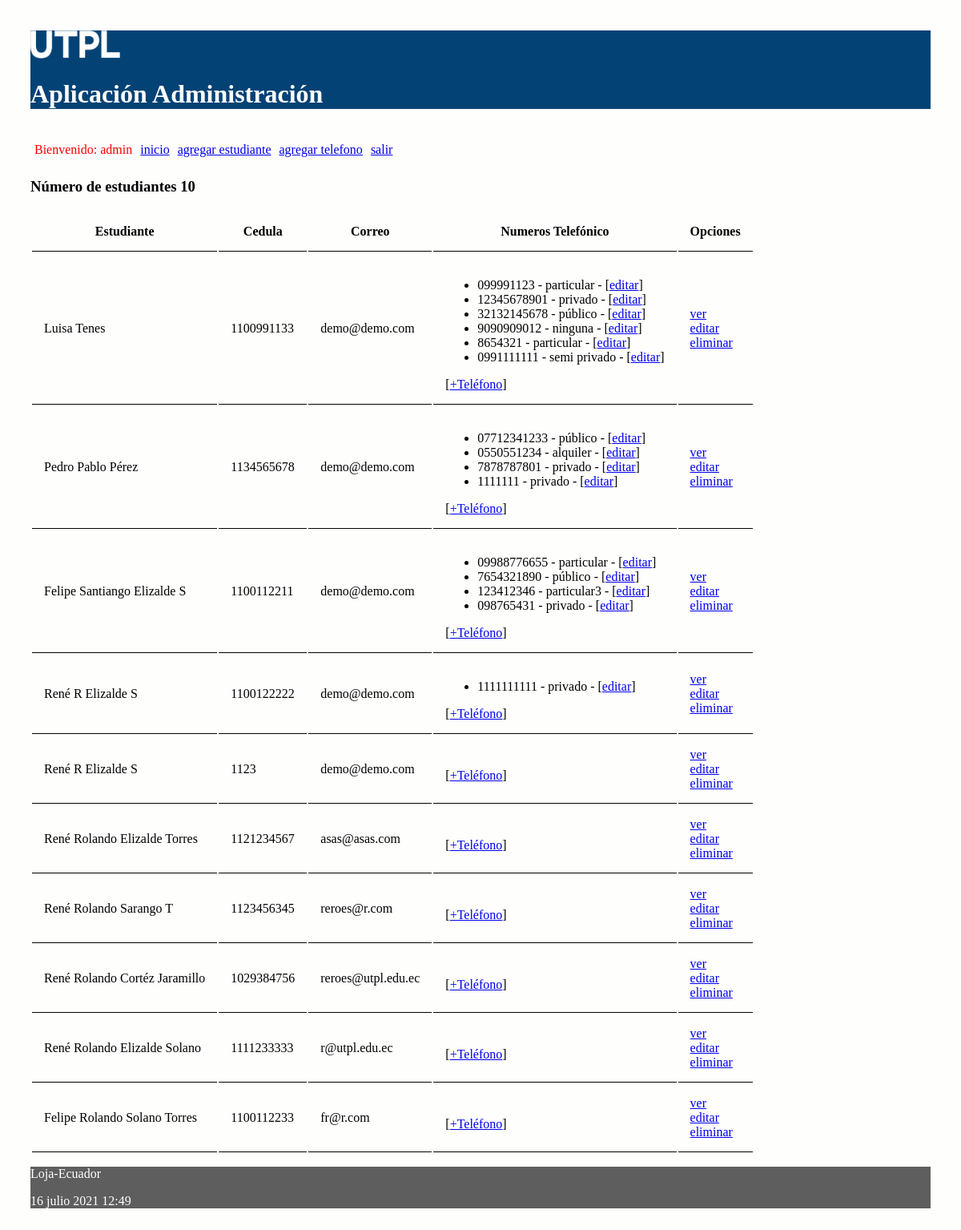
The app's page / (signed in), older data.
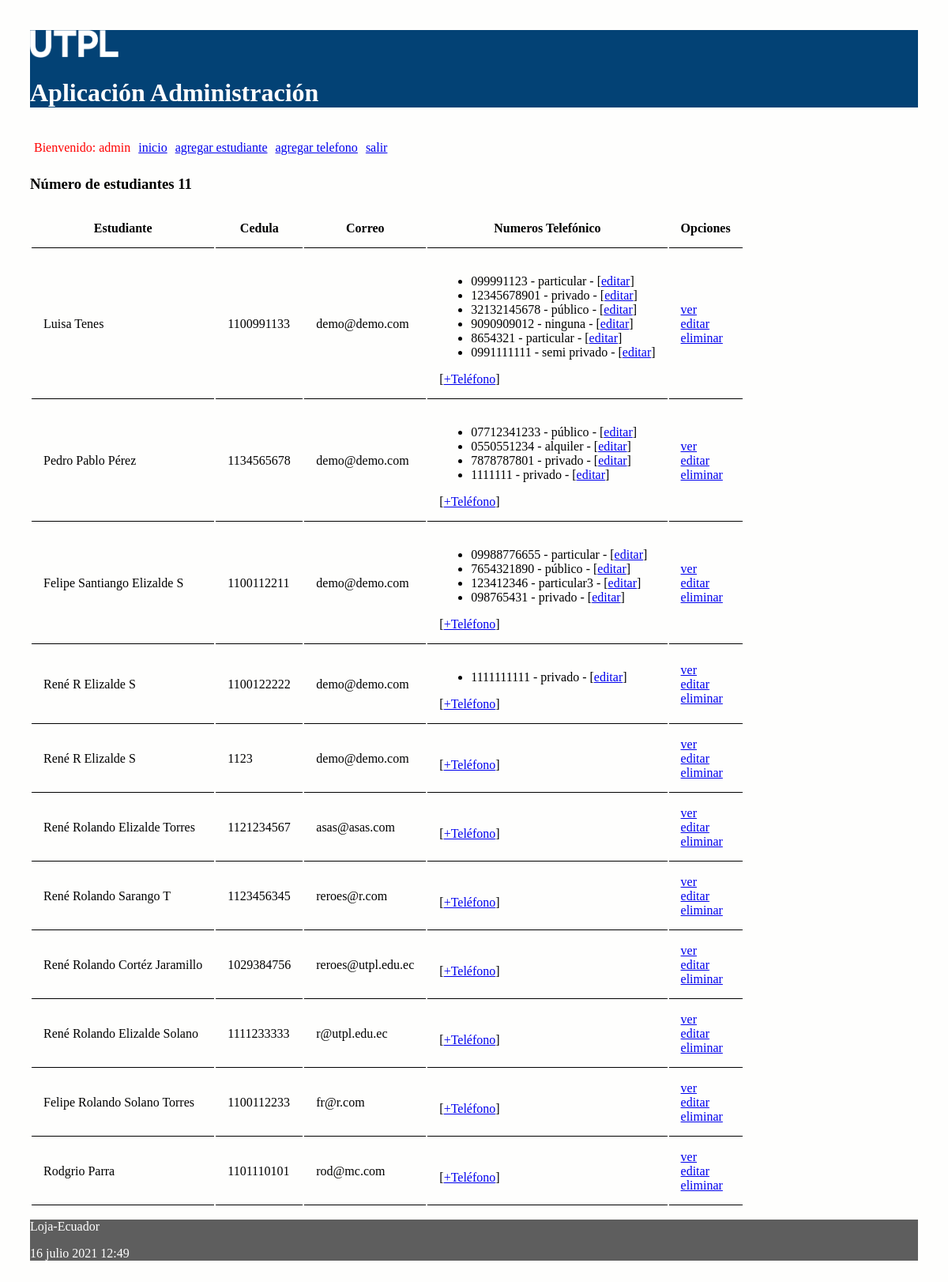
The same page, newer data.
### administrativo/models.py (models this page shows, shortened)
class Estudiante(models.Model):
    nombre = models.CharField(max_length=30)
    apellido = models.CharField(max_length=30)
    cedula = models.CharField(max_length=30, unique=True)
    correo = models.EmailField()

class NumeroTelefonico(models.Model):
    telefono = models.CharField(max_length=100)
    tipo = models.CharField(max_length=100)
    estudiante = models.ForeignKey(Estudiante, on_delete=models.CASCADE,
            related_name="numeros_telefonicos")

### administrativo/views.py (the view)
# urls.py: path('', views.index, name='index'),
def index(request):
    estudiantes = Estudiante.objects.all()
    informacion_template = {'estudiantes': estudiantes, 'numero_estudiantes': len(estudiantes)}
    return render(request, 'index.html', informacion_template)

### administrativo/templates/index.html (shortened to what this page needs)
{% extends "master.html" %}
{% block content %}
<h3>Número de estudiantes {{ numero_estudiantes }}</h3>
<table id="tabla_datos">
  <thead>
    <tr>
      <th>Estudiante</th>
      <th>Cedula</th>
      <th>Correo</th>
      <th>Numeros Telefónico </th>
      <th>Opciones</th>
    </tr>
  </thead>
  {% for e in estudiantes %}
  <tr>
    <td> {{e.nombre}} {{e.apellido}}</td>
    <td> {{e.cedula}}</td>
    <td> {{e.correo}}</td>
    <td>
      <ul>
        {% for t in e.numeros_telefonicos.all %}
          <li>
            <span>{{t.telefono}} - {{t.tipo}} - [<a href="{% url 'editar_numero_telefonico' t.id %}">editar</a>] </span>
          </li>
        {% endfor %}
      </ul>
        [<a href="{% url 'crear_numero_telefonico_estudiante' e.id%}">+Teléfono</a>]
    </td>
    <td> <a href="{% url 'obtener_estudiante' e.id %}">ver</a> <br>
      <a href="{% url 'editar_estudiante' e.id %}">editar</a> <br>
      <a href="{% url 'eliminar_estudiante' e.id %}"
      onclick="return confirm('¿Está seguro de la eliminación?')" >
      eliminar</a>
    </td>
  </tr>
  {% endfor %}
</table>
{% endblock %}

### administrativo/templates/master.html (shortened to what this page needs)
<!DOCTYPE html>
<html>
  <head>
    {% load static %}
    <link rel="stylesheet" type="text/css" href="{% static 'css/estilos.css' %}">
    <link rel="stylesheet" type="text/css" href="https://cdn.datatables.net/1.10.25/css/jquery.dataTables.min.css">
  </head>
  <body>
    {% load socialaccount %}
    {% load account %}
  <header>
    <img src="{% static 'images/logo.png' %}" height="10%" width="10%" alt="My image">
    <h1>Aplicación Administración </h1>
    <nav class="top_menu">
      <ul>
        {% if user.is_authenticated %}
          <li> <span class="nombre_usuario"> Bienvenido: {{user.username}} </span></li>
        {% endif %}
        <li><a href="{% url 'index' %}">inicio</a></li>
        <li><a href="{% url 'crear_estudiante' %}">agregar estudiante</a></li>
        <li><a href="{% url 'crear_numero_telefonico' %}">agregar telefono</a></li>
        {% if user.is_authenticated %}
          <li><a href="{% url 'logout_view' %}">salir</a></li>
        {% else %}
          <li>[<a href="{% url 'login' %}">ingresar</a>]</li>
          <li>[<a href="{% provider_login_url 'github' %}">ingresar con GitHub</a>]</li>
        {% endif %}
      </ul>
    </nav>
  </header>
  <section>
      {% block content %}
      {% endblock %}
  </section>
    <footer>
      <p>Loja-Ecuador</p>
      <p>{% now "j F Y H:i" %}</p>
    </footer>
  </body>
</html>

### administrativo/static/css/estilos.css (style rules this page uses)
body { background: #FEFEFD; padding: 30px; }
header { background: #034275; color: #FFF; }
section { width: 100%; }
th, td { padding: 15px; border-bottom: 1px solid black; }
.nombre_usuario { color: red; }
.top_menu ul { list-style:none; float:left; padding: 5px; width:95%; }
.top_menu ul li { float:left; margin-right:10px; margin-bottom:5px; text: #FFF; }
footer { background: #5E5E5E; color: #FFF; }

Row changes from the older to the newer data that the page shows:
added Estudiante: nombre "Rodgrio", apellido "Parra", cedula "1101110101", correo "rod@mc.com"
Text that changed along with them:
{{ numero_estudiantes }}: "10" → "11"
